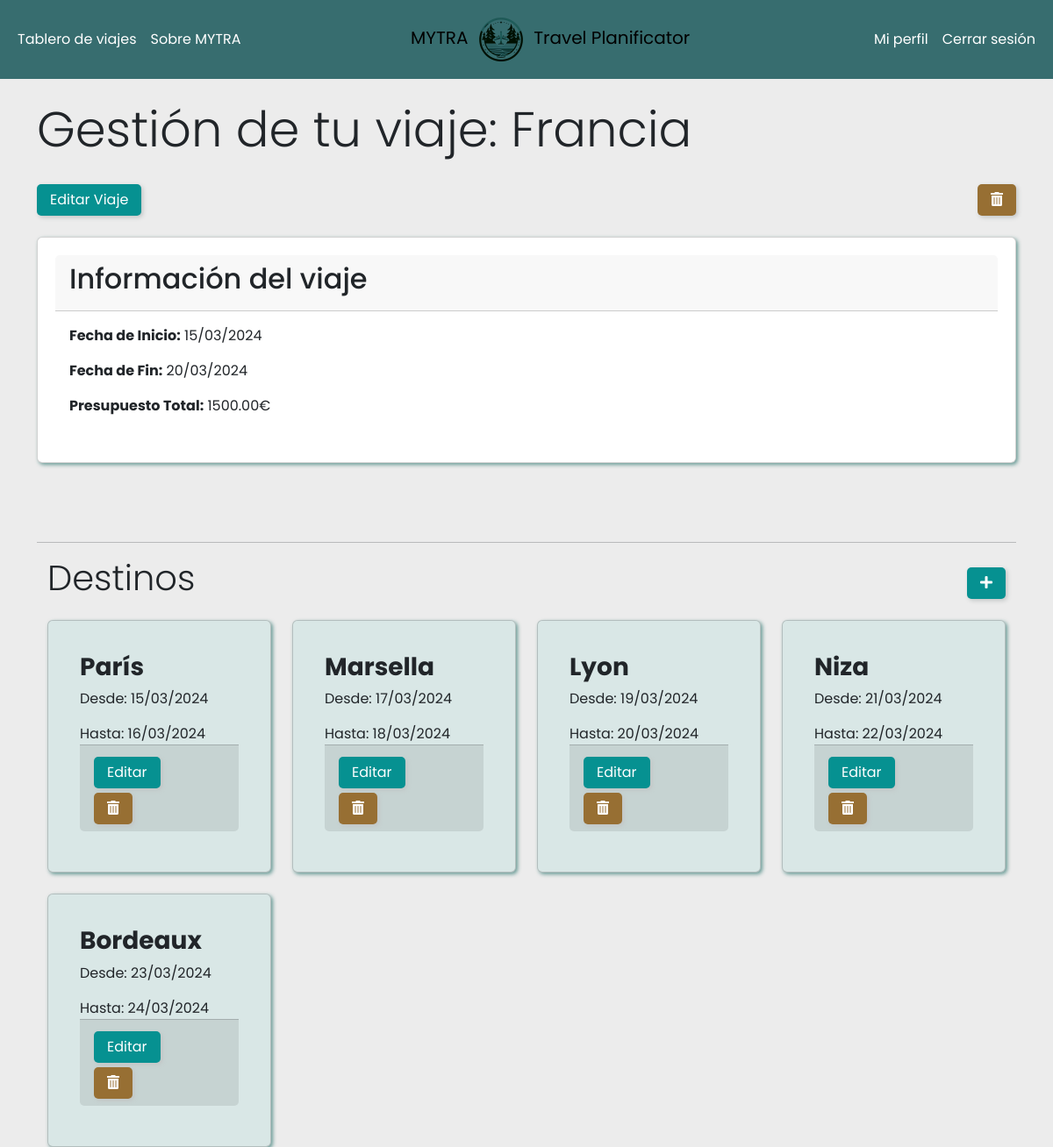
The app's page /View/gestionViaje.php?id_viaje=1 (signed in) with its own data.
### tables this page shows
CREATE TABLE Viajes (
    id_viaje INT PRIMARY KEY AUTO_INCREMENT NOT NULL,
    nombre_viaje VARCHAR(100) NOT NULL,
    fecha_inicio DATE NOT NULL,
    fecha_fin DATE NOT NULL,
    presupuesto_total DECIMAL(10 , 2 ) NOT NULL,
    id_usuario INT,
    ruta_imagen VARCHAR(255) NULL,
    CONSTRAINT id_usuario_fk FOREIGN KEY (id_usuario)
        REFERENCES Usuarios (id_usuario)
        ON DELETE CASCADE
);

CREATE TABLE Destinos (
    id_destino INT PRIMARY KEY AUTO_INCREMENT NOT NULL,
    nombre_destino VARCHAR(100) NOT NULL,
    fecha_inicio DATE NOT NULL,
    fecha_fin DATE NOT NULL,
    id_viaje INT,
    CONSTRAINT id_viaje_fk FOREIGN KEY (id_viaje)
        REFERENCES Viajes (id_viaje)
         ON DELETE CASCADE
);

### Model/Conexion.php (called while the page is built, shortened)
<?php
function crearConexion(){
    $host = "localhost";
    $user = "root";
    $password = "";
    $database = "travelplanificator";
    $conexion = mysqli_connect($host,$user,$password,$database);
    return $conexion;
}

### Controller/ViajeController.php (called while the page is built, shortened)
<?php
require_once __DIR__ . '/../model/ViajeModel.php';
class ViajeController{
    private $viajeModel;
    public function __construct(){
        $this->viajeModel = new ViajeModel();
    }
    public function obtenerViajeporIdController($idViaje){
        return $this->viajeModel->obtenerViajePorIdModel($idViaje);
    }
}

### Model/ViajeModel.php (called while the page is built, shortened)
<?php
require_once __DIR__ . '/Conexion.php';
class ViajeModel {
    private $db;
    public function __construct(){
        $this->db = crearConexion();
    }
    public function obtenerViajePorIdModel($idViaje){
        $sql = "SELECT * FROM Viajes WHERE id_viaje = ?";
        if($stmt = $this->db->prepare($sql)){
            $stmt->bind_param("i", $idViaje);
            $stmt->execute();
            $resultado = $stmt->get_result();
            if($viaje = $resultado->fetch_assoc()){
                return $viaje;
            }else{
                $stmt->close();
                return null;
            }
        }else{
            return null;
        }
    }
}

### Controller/DestinoController.php (called while the page is built, shortened)
<?php
require_once __DIR__ . '/../model/DestinoModel.php';
class DestinoController{
    private $destinoModel;
    public function __construct(){
        $this->destinoModel = new DestinoModel();
    }
    public function obtenerDestinosPorViajeController($idViaje){
        return $this->destinoModel->obtenerDestinosPorViajeModel($idViaje);
    }
}

### Model/DestinoModel.php (called while the page is built, shortened)
<?php
require_once __DIR__ . '/Conexion.php';
class DestinoModel{
    private $db;
    public function __construct(){
        $this->db = crearConexion();
    }
    public function obtenerDestinosPorViajeModel($idViaje){
        $sql = "SELECT * FROM Destinos WHERE id_viaje = ? ORDER BY fecha_inicio ASC";
        $destinos = [];
        if($stmt = $this->db->prepare($sql)){
            $stmt->bind_param("i", $idViaje);
            if($stmt->execute()){
                $resultado = $stmt->get_result();
                while($fila = $resultado->fetch_assoc()){
                    $destinos[] = $fila;
                }
                return $destinos;
            }else{
                $stmt->close();
                return false;
            }
        }else{
            return false;
        }
    }
}

### View/gestionViaje.php (the view, shortened to what this page needs)
<?php
require_once __DIR__ . '/../controller/ViajeController.php';
require_once __DIR__ . '/../controller/DestinoController.php';
$viajeController = new ViajeController();
$destinoController = new DestinoController();
$idViaje = isset($_GET['id_viaje']) ? (int) $_GET['id_viaje'] : null;
if ($idViaje) {
    $viaje = $viajeController->obtenerViajePorIdController($idViaje);
    $destinos = $destinoController->obtenerDestinosPorViajeController($idViaje);
} else {
    $_SESSION['mensaje'] = "No se ha especificado el viaje.";
    header("Location: ./TableroDeViajes.php");
    exit;
}
    $fechaInicioViaje = date('d/m/Y', strtotime($viaje['fecha_inicio']));
    $fechaFinViaje = date('d/m/Y', strtotime($viaje['fecha_fin']));
?>
<!DOCTYPE html>
<html lang="en">
<head>
    <link rel="stylesheet" href="../assets/css/btn.css">
    <link rel="stylesheet" href="../assets/css/tablero-viajes.css">
     <link href="https://cdn.jsdelivr.net/npm/bootstrap@5.3.3/dist/css/bootstrap.min.css" rel="stylesheet">
    <link rel="stylesheet" href="https://cdnjs.cloudflare.com/ajax/libs/font-awesome/5.15.4/css/all.min.css">
</head>
<body style="background: #ececec;">
    <?php include './navbar.php'; ?>
    <div class="wrapper" id="destinos" >
    <div class="container ">
        <div class="row mb-3">
            <div class="col-lg-12">
                <h1 class="display-4 mt-4 mb-2">Gestión de tu viaje: <?php echo htmlspecialchars($viaje['nombre_viaje']); ?></h1>
            </div>
        </div>
        <div class="row g-1">
            <div class="col mb-4">
                <button id="btnEditarViaje" class="btn-editar">Editar Viaje</button>
            </div>
            <div class="col-auto mb-4">
                <form method="POST" action="../Controller/EliminarViaje.php" onsubmit="return confirm('¿Estás seguro dequerer eliminar este viaje?');">
                    <button type="submit" class="btn-eliminar" title="Eliminar">
                    <i class="fas fa-trash-alt"></i>
                    </button>
                </form>
            </div>
        </div>
    <div class="row mb-3 informacion-viaje mb-0">
        <div class="col-lg-12">
            <div class="card">
                <div class="card-header">
                    <h2>Información del viaje</h2>
                </div>
                <div class="card-body">
                    <p><strong>Fecha de Inicio:</strong> <?php echo $fechaInicioViaje; ?></p>
                    <p><strong>Fecha de Fin:</strong> <?php echo $fechaFinViaje; ?></p>
                    <p><strong>Presupuesto Total:</strong> <?php echo htmlspecialchars($viaje['presupuesto_total']); ?>€</p>
                </div>
            </div>
        </div>
    </div>
    <br><br><hr>
    <div class="container mt-3">
    <div class="row align-items-center mb-3">
        <div class="col">
            <h2 class="display-6">Destinos</h2>
        </div>
        <div class="col-auto">
            <button id="btnAnadirDestino" class="btn-editar" style="display:block;">
                <i class="fas fa-plus"></i>
            </button>
        </div>
    </div>
    <div class="row row-cols-1 row-cols-md-2 row-cols-lg-4 g-4">
    <?php if (!empty($destinos)): ?>
        <?php foreach ($destinos as $destino):
            $fechaInicioDestino = date('d/m/Y', strtotime($destino['fecha_inicio']));
            $fechaFinDestino = date('d/m/Y', strtotime($destino['fecha_fin']));
        ?>
            <div class="col">
                <div class="card h-100 custom-card destinos-container">
                  <div class="card-body destino-card">
                        <div class="card-title destino" onclick="window.location.href='gestionActividades.php?id_destino=<?php echo $destino['id_destino']; ?>&id_viaje=<?=$idViaje?>';">
                            <h3 class="titulo-card"><?= htmlspecialchars($destino['nombre_destino'])?></h3>
                        </div>
                        <div class="card-content">
                            <div class="card-text fecha-info">
                            <p class="card-text">Desde: <?= htmlspecialchars($fechaInicioDestino)?></p>
                            <p class="card-text">Hasta: <?= htmlspecialchars($fechaFinDestino)?></p>
                            </div>
                            <div class="card-footer destino-card-buttons">
                                <button type="button" class="btn btn-editar" data-bs-toggle="modal" data-bs-target="#editDestinationModal"
                                data-id="<?= $destino['id_destino'] ?>"
                                data-nombre="<?= htmlspecialchars($destino['nombre_destino']) ?>"
                                data-fecha-inicio="<?= $destino['fecha_inicio'] ?>"
                                data-fecha-fin="<?= $destino['fecha_fin'] ?>">
                                    Editar
                                </button>
                                <form method="POST" action="../Controller/EliminarDestino.php" onsubmit="return confirm('¿Estás seguro dequerer eliminar este destino?');">
                                    <button type="submit" class="btn-eliminar" title="Eliminar">
                                        <i class="fas fa-trash-alt"></i>
                                    </button>
                                </form>
                            </div>
                        </div>
                    </div>
                </div>
            </div>
        <?php endforeach; ?>
            <?php else: ?>
                <p>No hay destinos para este viaje</p>
            <?php endif; ?>
    </div>
</div>
</div>
</div>
</body>
</html>

### View/navbar.php (shortened to what this page needs)
<!DOCTYPE html>
<html lang="en">
<head>
    <link href="https://cdn.jsdelivr.net/npm/bootstrap@5.3.3/dist/css/bootstrap.min.css" rel="stylesheet">
   <link rel="stylesheet" href="../assets/css/navbar.css">
</head>
<body>
<nav class="navbar navbar-expand-md bg-body-tertiary">
  <div class="container-fluid">
    <div class="collapse navbar-collapse order-3 order-md-2" id="navbar-left">
      <ul class="navbar-nav me-auto">
        <li class="nav-item">
          <a class="nav-link active" aria-current="page" href="./TableroDeViajes.php">Tablero de viajes</a>
        </li>
        <li class="nav-item">
          <a class="nav-link" href="./sobreMytra.php">Sobre MYTRA</a>
        </li>
      </ul>
    </div>
    <a class="navbar-brand order-1 order-md-3" href="#">MYTRA  <img src="../assets/img/logo1.png" alt="logo-mytra"> Travel Planificator</a>
    <div class="collapse navbar-collapse order-4 order-md-4" id="navbarNav-right">
      <ul class="navbar-nav ms-auto">
        <li class="nav-item">
          <a class="nav-link" href="./MiPerfil.php">Mi perfil</a>
        </li>
        <li class="nav-item">
          <a class="nav-link" href="../index.php?cerrarSesion=true">Cerrar sesión</a>
        </li>
      </ul>
    </div>
  </div>
</nav>
</body>
</html>

### assets/css/btn.css (style rules this page uses)
* { font-family: "Poppins", sans-serif; }
body { background-color: #ececec; }
.btn-eliminar { margin-top: 5px !important; padding: 6px 15px !important; cursor: pointer !important; text-align: center !important; background-color: #976f33 !important; color: #ffffff !important; border-radius: 5px !important; border: none !important; transition: background-color 0.3s ease, box-shadow 0.3s ease !important; box-shadow: 2px 2px 5px #c2c5c5 !important; }
.btn-editar { margin-top: 5px !important; padding: 6px 15px !important; cursor: pointer !important; text-align: center; background-color: #069191 !important; color: #ffffff !important; border-radius: 5px !important; border: none !important; transition: background-color 0.3s ease, box-shadow 0.3s ease !important; box-shadow: 2px 2px 5px #c2c5c5 !important; }

### assets/css/tablero-viajes.css (style rules this page uses)
* { font-family: "Poppins", sans-serif; }
´ .wrapper, #destinos { background: #ececec !important; }
.custom-card { background-color: #16b3a623 !important; }
.destinos-container { display: flex; flex-wrap: wrap; gap: 20px; background-color: #16b3a615 !important; }
.titulo-card { color: inherit; text-decoration: none; background-color: transparent; cursor: pointer; font-weight: bold; }
.card-footer { background-color: #91989b41 !important; }
.card { background-color: #f0f0f0; padding: 20px; box-shadow: 2px 2px 4px #0d635a96 !important; cursor: pointer; margin-bottom: 10px; transition: transform 0.3s ease, box-shadow 0.3s ease; }

### assets/css/navbar.css (style rules this page uses)
.navbar.bg-body-tertiary { background-color: #376d6f !important; }
.navbar.bg-body-tertiary .navbar-nav .nav-link { color: #ffffff !important; }
.navbar-brand img { height: 4rem; width: auto; margin: 0; padding: 0; }

### records on screen
viajes: nombre_viaje "Francia", fecha_inicio "15/03/2024", fecha_fin "20/03/2024", presupuesto_total "1500.00"
destinos: nombre_destino "París", fecha_inicio "15/03/2024", fecha_fin "16/03/2024"
destinos: nombre_destino "Marsella", fecha_inicio "17/03/2024", fecha_fin "18/03/2024"
destinos: nombre_destino "Lyon", fecha_inicio "19/03/2024", fecha_fin "20/03/2024"
destinos: nombre_destino "Niza", fecha_inicio "21/03/2024", fecha_fin "22/03/2024"
destinos: nombre_destino "Bordeaux", fecha_inicio "23/03/2024", fecha_fin "24/03/2024"
